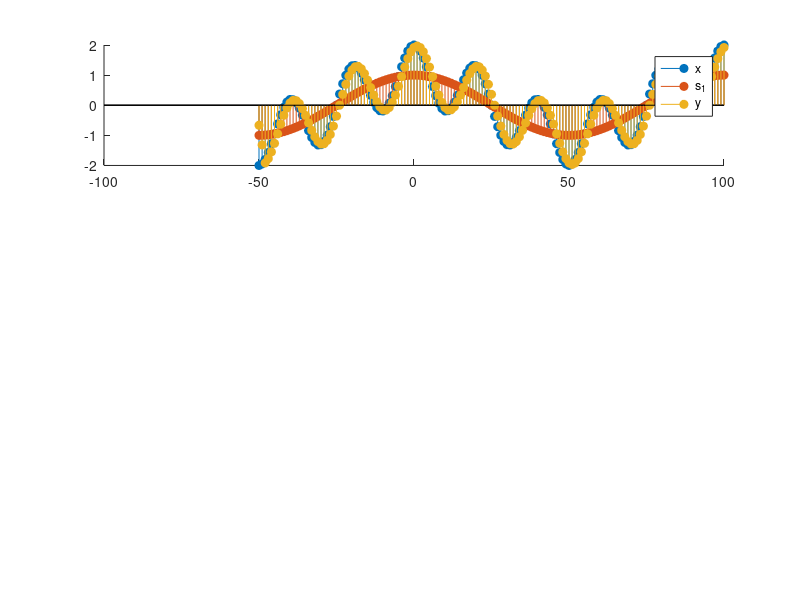

The MATLAB source for this figure: (Note: this script raises an error after producing the figure.)
%% Experiment - 2
% Example - 5
clc;
clear;
figure;

%% M-point Moving Average Filter (Smoothing FIR Filter)
n = -50 : 100;  % Discrete time index
f_1 = 0.01;
f_2 = 0.95;

s_1 = cos(2 * pi * f_1 * n);  % Low frequency signal
s_2 = cos(2 * pi * f_2 * n);  % High frequency signal
x = s_1 + s_2;  % Input sequence

Ms = [3, 5, 7];  % M-point Moving Average
for M = Ms
	NUM = 1/M * ones(1, M);  % Numerator coefficients of T[z]
	DEN = [1];  % Denominator coefficients of T[z]

	y_M = filter(NUM, DEN, x);

	subplot(length(Ms), 1, find(M == Ms))
	hold on;
	stem(n, x, 'filled')
	stem(n, s_1, 'filled')
	stem(n, y_M, 'filled')
	hold off;
	legend('x', 's_1', 'y')
	title(M + "-point Moving Average Filter (Smoothing FIR Filter)", 'Ashrith 200902016')
	xlabel('n'), ylabel('Amplitude')
end
